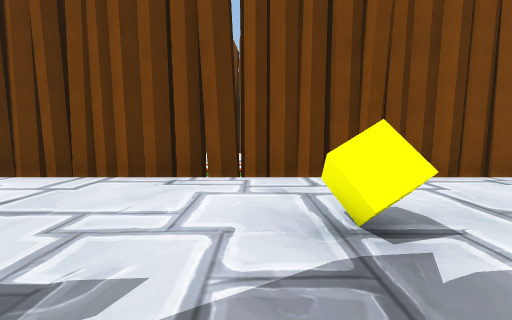
[1] (above)

24 first-person views from a walk through a 3-D level made in the Unity game engine. The camera is 1.5 m above the floor, tilts 6° down and sees 90° across. The floor is counted in squares, 2 m on a side. Each view is taken from the middle of a square. On the plan, view 1 faces up. The plan holds only what a view shows up to about 9 squares ahead; the rest is blank. The player is left out.

[2]
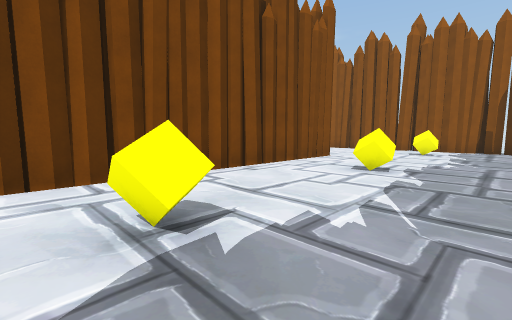

[3]
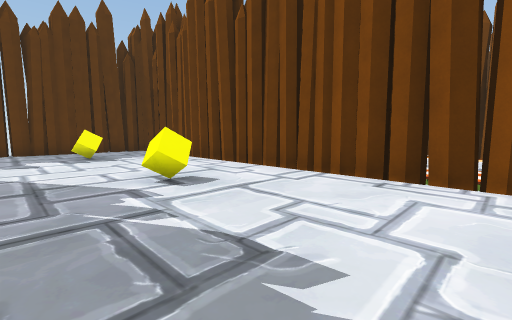

[4]
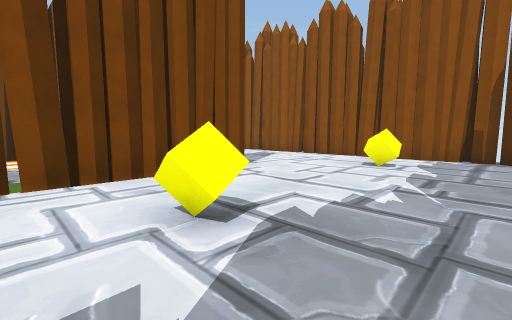

[5]
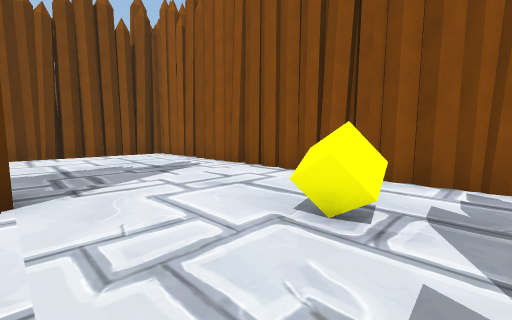

[6]
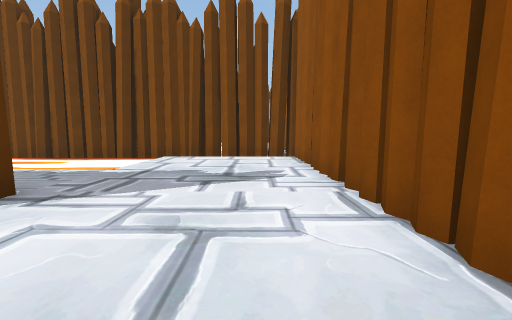

[7]
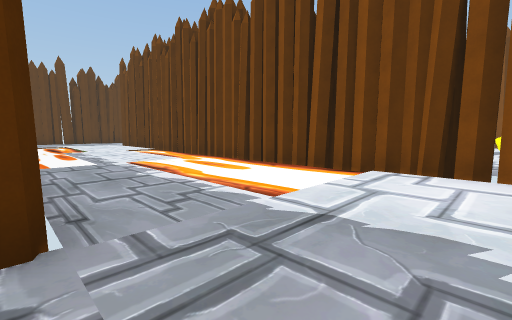

[8]
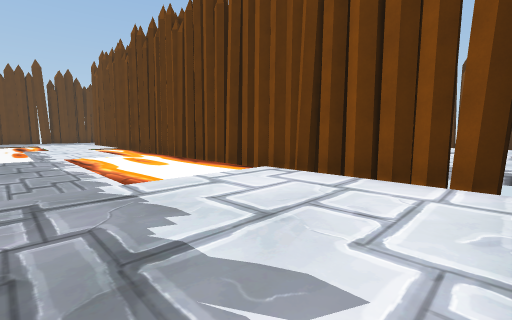

[9]
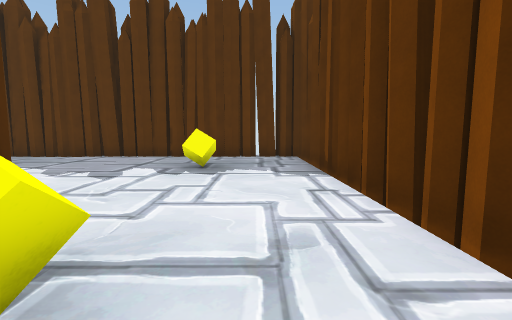

[10]
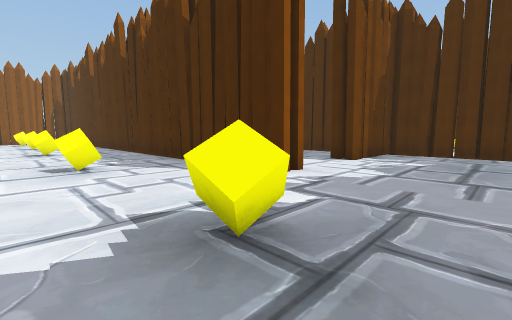

[11]
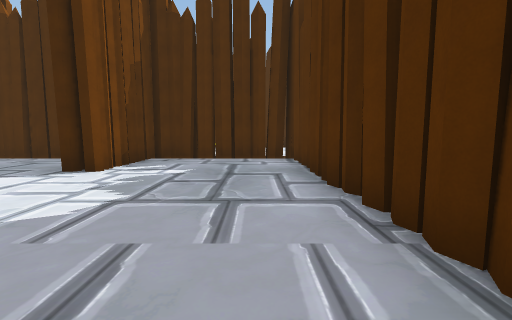

[12]
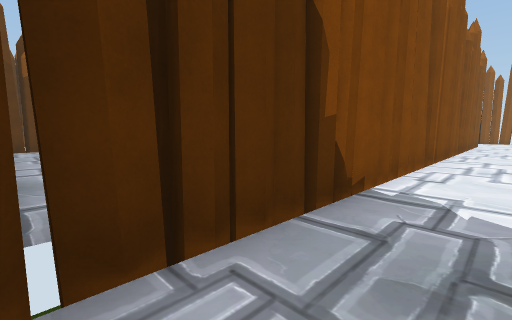

[13]
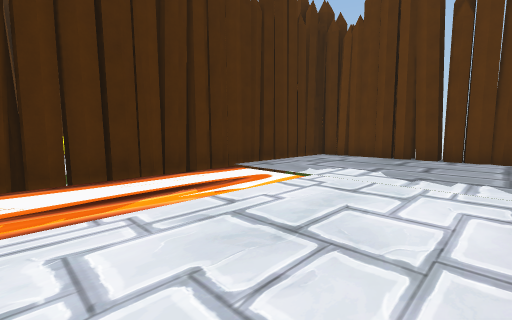

[14]
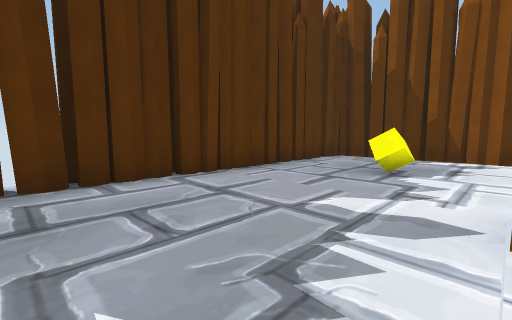

[15]
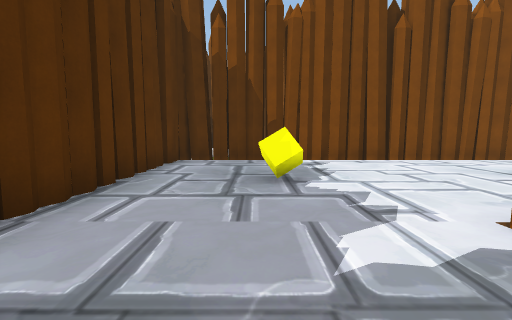

[16]
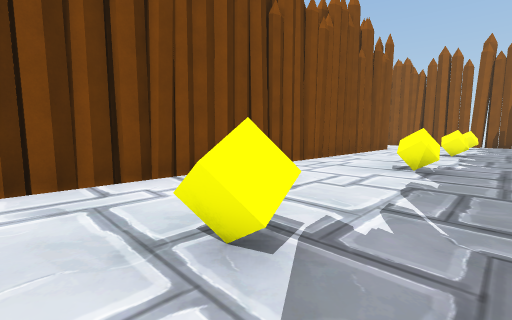

[17]
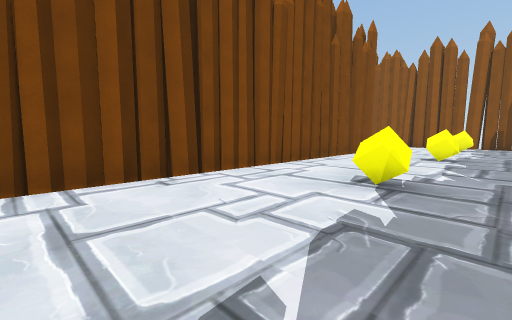

[18]
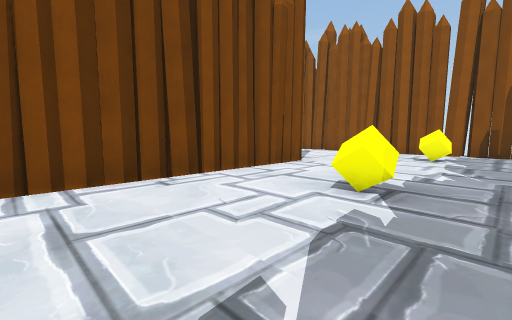

[19]
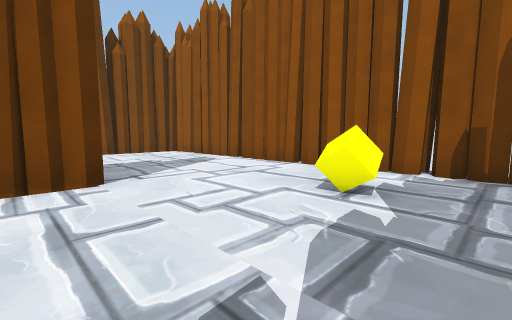

[20]
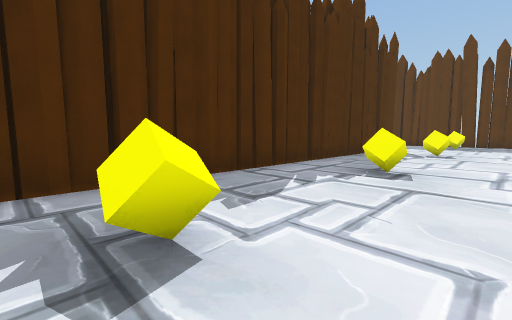

[21]
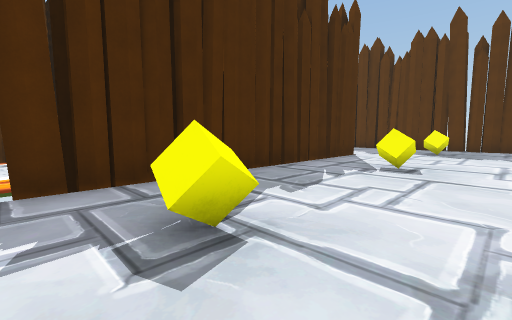

[22]
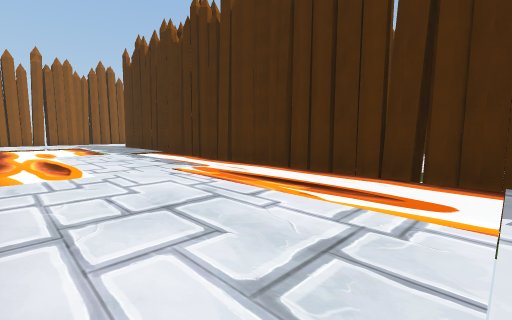

[23]
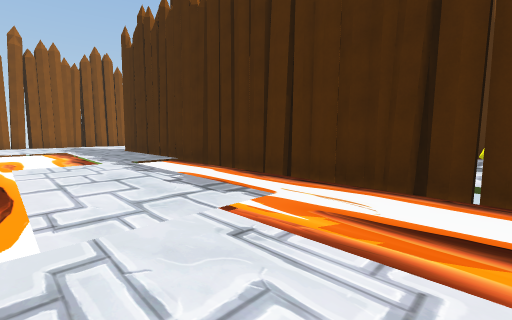

[24]
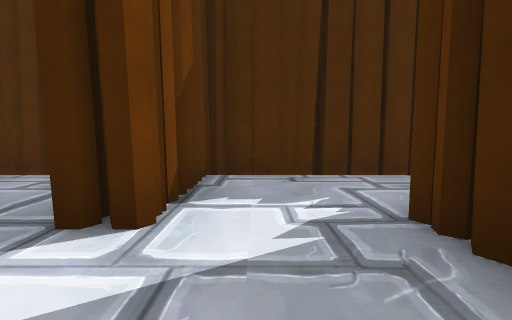

### Floor plan
Key: @ floor where view 1 was taken; # wall or solid block; . floor; ≈ liquid the walk keeps out of; O other object.
Columns run from 12 left of view 1 to 13 right of it. Each row starts with its distance up from view 1.
 19                         #
 18                      ...##
 17  ####################...##
 16 ##...##...##...##........#
 15 #........................#
 14 #........................#
 13 #..O....O....O...O....O..#
 12 ##.......................#
 11 ##....####################
 10 #..........≈≈≈≈≈≈≈≈≈.....#
  9 #.........≈≈≈≈≈≈≈≈≈≈≈....#
  8 #..............≈≈≈≈≈≈....#
  7 #....≈≈≈≈≈≈..............#
  6 #....≈≈≈≈≈≈≈≈≈≈≈.........#
  5 #####################....#
  4 ##.......................#
  3 #........................#
  2 ##.O....O....O...O....O..#
  1 ##.......................#
  0 #...........@............#
 -1 #.....######
 -2 #.....  # .
 -3 ##..... #....
 -4  #....#.#..#.
 -5  #....#....#..
 -6  #...##....# ..
 -7  ###########  ##

Positions as (right, up) in squares from view 1, and headings:
1: (0, 0), facing up
2: (0, 0), facing up-right
3: (0, 0), facing up-left
4: (4, 0), facing up-right
5: (8, 1), facing up-right
6: (11, 2), facing up
7: (10, 5), facing up-left
8: (12, 6), facing up-left
9: (-3, 3), facing left
10: (-10, 3), facing down-right
11: (-10, 1), facing down
12: (-11, 3), facing up-right
13: (-3, 10), facing down-left
14: (-7, 8), facing up-left
15: (-9, 9), facing up
16: (-5, 12), facing up-right
17: (-3, 12), facing up-right
18: (2, 12), facing up-right
19: (7, 12), facing up-right
20: (6, 15), facing down-left
21: (2, 15), facing down-left
22: (-7, 10), facing down-right
23: (-4, 9), facing down-right
24: (-2, -2), facing down
